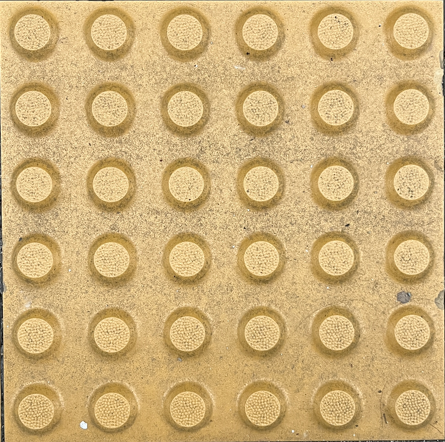
%> input picture TermProject/code/obj_image1.png, 445 x 442 px
$ octave yellow_block_1_all_detection.m   (GNU Octave 9; MATLAB toolbox functions it lacks are replaced by stand-ins)
%> lines starting %> are read from the running program, lines starting %| are printed output that depends on the picture; in (x1, y1, x2, y2) boxes, pixels count from 0 and x2, y2 are one past the last pixel; in counts of white or black regions, pixels touching at a corner belong together; the program's own positions count from 1
clear;
clc;

fname = "obj_image1.png";
img = imread(fname);
%> img is the input picture: size 442x445x3 uint8; mean R, G, B 207.5, 177, 121.3
% img = imrotate(img, -90);

figure(1); imshow(img);

% imgY = rgb2hsv(img);
imgY = rgb2gray(img);
imgY = histeq(imgY);
figure(2); imshow(imgY);
figure(3); imhist(imgY);
%> after `imhist(imgY)`:
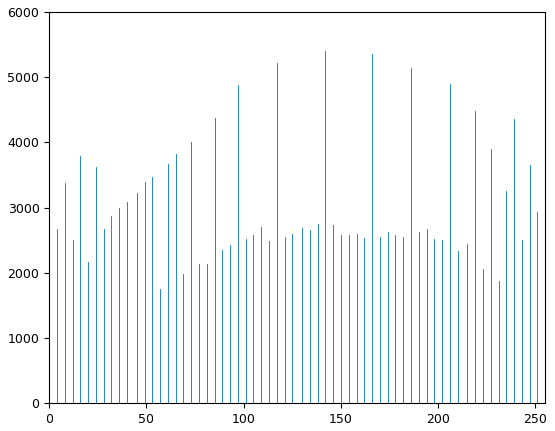
%> figure redrawn from the program's plot data; highest point at x = 142, y = 5398

imgY = double(imgY);
%> imgY: size 442x445 double
obj = imgY(75:75+65,80:80+65);
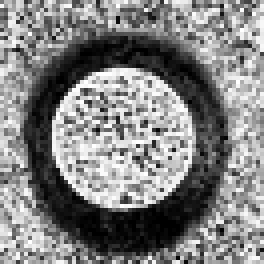
%> obj: size 66x66 double (shown 4 times larger); min 0, max 255, mean 128.9
figure(4); imshow(obj);
%> after `imshow(obj)`:
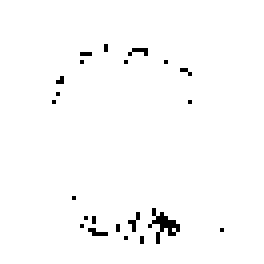
%> displayed picture: size 66x66, on the screen's scale of 0 to 255 (shown 4 times larger); 98.3% white; black in thin lines or dots, all inside (x1, y1, x2, y2) = (13, 11, 56, 61)

patt = flipud(fliplr(obj));
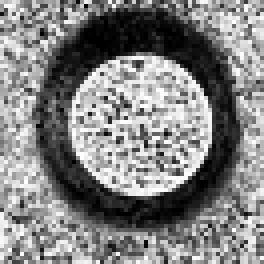
%> patt: size 66x66 double (shown 4 times larger); min 0, max 255, mean 128.9; mean of the top-left, top-right, bottom-left and bottom-right quarters 124.8, 128.7, 136.3, 125.7
patt = patt/sum(patt(:));
patt = patt - mean(patt(:));

imgR = conv2(imgY(:,:,1), patt, 'same');       % imgY의 1번째 채널을 사용하여 conv2 수행
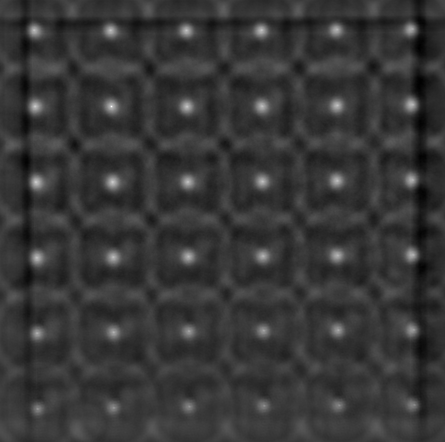
%> imgR: size 442x445 double; min -13.1, max 47.26, mean 0; drawn with min black and max white
imgR = imgR/max(imgR(:));

figure(5); imshow(imgR);

% Edge detection using Canny & Canny filter
edge_img = edge(imgR, 'sobel');
%> edge_img: size 442x445 logical; 1.2% white in thin lines or dots, all inside (x1, y1, x2, y2) = (20, 15, 431, 416)
edge_img = edge(edge_img, 'canny');
%> edge_img: size 442x445 logical; 1.7% white in thin lines or dots, all inside (x1, y1, x2, y2) = (19, 14, 429, 417)
edge_img = edge(edge_img, 'canny');
%> edge_img: size 442x445 logical; 2.5% white in thin lines or dots, all inside (x1, y1, x2, y2) = (18, 13, 430, 419)
edge_img = edge(edge_img, 'canny');
%> edge_img: size 442x445 logical; 3% white in thin lines or dots, all inside (x1, y1, x2, y2) = (17, 11, 432, 420)
edge_img = edge(edge_img, 'canny');
%> edge_img: size 442x445 logical; 3.8% white in thin lines or dots, all inside (x1, y1, x2, y2) = (16, 10, 433, 421)

figure(6); imshow(edge_img);

se = strel('square', 3);
edge_img = imdilate(edge_img, se);
%> edge_img: size 442x445 logical; 11.3% white; 46 white regions, largest, box (x1, y1, x2, y2) and area: (101, 241, 126, 272) 635, (25, 244, 51, 276) 625, (98, 91, 124, 120) 621

% Fill the edge area with white
filled_img = imfill(edge_img, 'holes');
%> filled_img: size 442x445 logical; 12.2% white; 46 white regions, largest, box (x1, y1, x2, y2) and area: (25, 244, 51, 276) 698, (24, 166, 48, 200) 693, (399, 11, 431, 45) 682

% Display the filled image
figure(7); imshow(filled_img);

% Binary filtering
imgB = filled_img;
se = strel('disk', 8);
imgB = imerode(imgB, se);
%> imgB: size 442x445 logical; 2.2% white; 40 white regions (4 under 20 px), largest, box (x1, y1, x2, y2) and area: (32, 251, 44, 269) 154, (331, 247, 342, 263) 149, (182, 323, 194, 339) 148
imgB = imdilate(imgB, se);
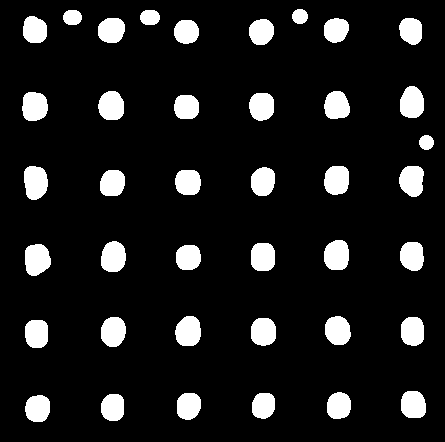
%> imgB: size 442x445 logical; 11% white; 40 white regions, largest, box (x1, y1, x2, y2) and area: (24, 166, 48, 200) 667, (25, 244, 51, 276) 667, (324, 240, 349, 270) 637

figure(8);
imshow(imgB);

stats = regionprops(imgB, {'Area', 'Centroid'});
%> stats = 40 regions; largest, Area and Centroid: 667 [36.1 182.9], 667 [37.6 260], 637 [337.4 255.9], 636 [189 332.1], 632 [114 257.6]
tab = struct2table(stats);
%> tab has the same summary as stats

% Sorting
ordered = sortrows(tab, 1, "descend");
%> ordered has the same summary as stats

% Show results
figure(9);
imshow(img);
hold on;
Num = 36;
title([' Detected Dot Blockes : ', num2str(Num)]);

for n=1:Num
    r = ordered.Centroid(n,1);
    c = ordered.Centroid(n,2);
    % text(r,c,num2str(n));
    text(r,c,'+','Color','red');
end
%> this loop made 36 passes
%> (r, c) on passes 1 to 12: (36.05, 182.9), (37.56, 260), (337.4, 255.9), (189, 332.1), (114, 257.6), (412.6, 103.4), (35.15, 107), (412.6, 181.2), (111.9, 106.5), (337.4, 180.7), (113.9, 332.3), (338.3, 331.2)
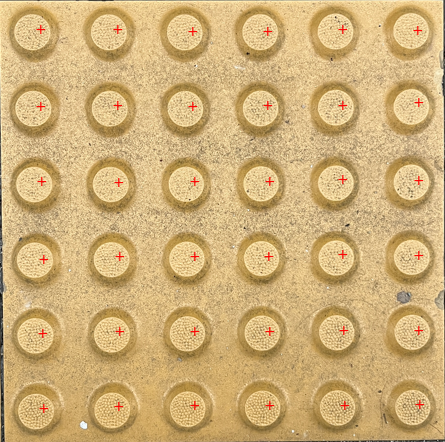
%> figure redrawn from the program's plot data; its title reads 'Detected Dot Blockes : 36'

hold off;

$ run again, with TermProject/code/obj_image2.jpg saved as TermProject/code/obj_image1.png
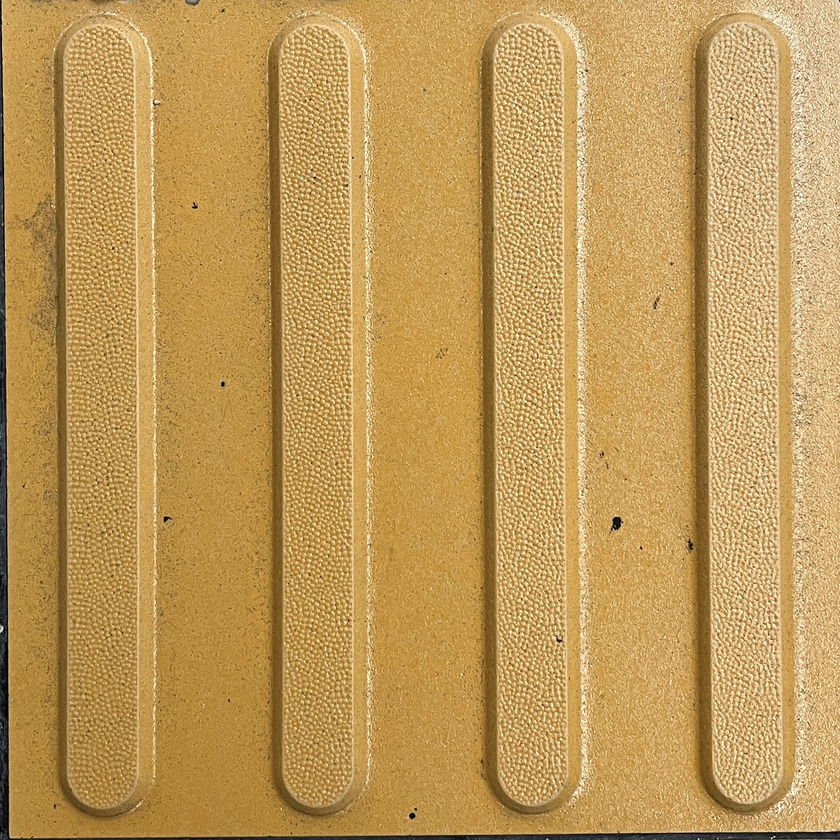
%> input picture TermProject/code/obj_image2.jpg, 840 x 840 px, shrunk from 1871 x 1871 before the run
%> img is the input picture: size 840x840x3 uint8; mean R, G, B 191.5, 153.3, 88.7
%> `imshow(obj)`:
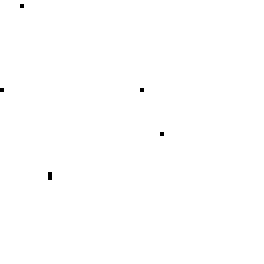
%> displayed picture: size 66x66, on the screen's scale of 0 to 255 (shown 4 times larger); 99.9% white; black in thin lines or dots, all inside (x1, y1, x2, y2) = (0, 1, 41, 45)
%> filled_img: size 840x840 logical; 36.1% white; 82 white regions, largest, box (x1, y1, x2, y2) and area: (480, 12, 591, 813) 61026, (265, 13, 377, 801) 58001, (696, 23, 800, 806) 45392
%> stats = 41 regions; largest, Area and Centroid: 57125 [537 400.4], 55582 [323.2 385.1], 42153 [750.5 420.7], 31957 [113.6 442.4], 9844 [815.6 296.2]
%> tab has the same summary as stats
%> ordered has the same summary as stats
%> the loop `for n=1:Num` made 36 passes
%> (r, c) on passes 1 to 8: (537, 400.4), (323.2, 385.1), (750.5, 420.7), (113.6, 442.4), (815.6, 296.2), (111.6, 90.94), (684.9, 561.7), (682, 167.5)
%> after the loop `for n=1:Num`:
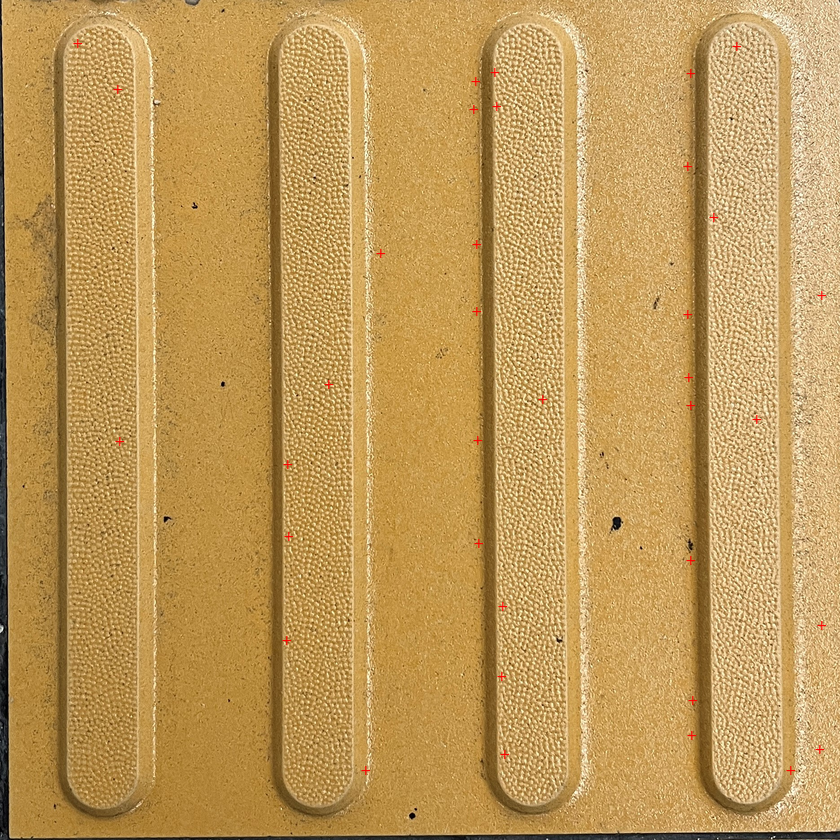
%> figure redrawn from the program's plot data; its title reads 'Detected Dot Blockes : 36'
